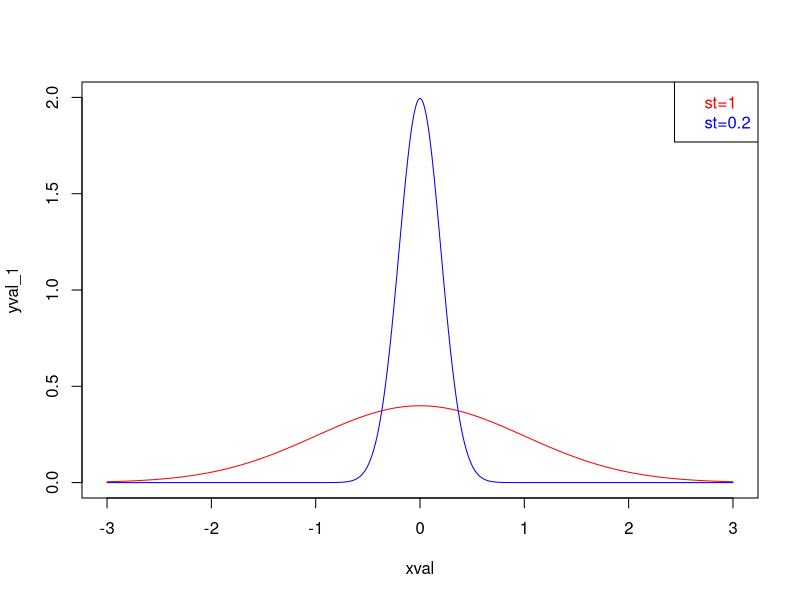
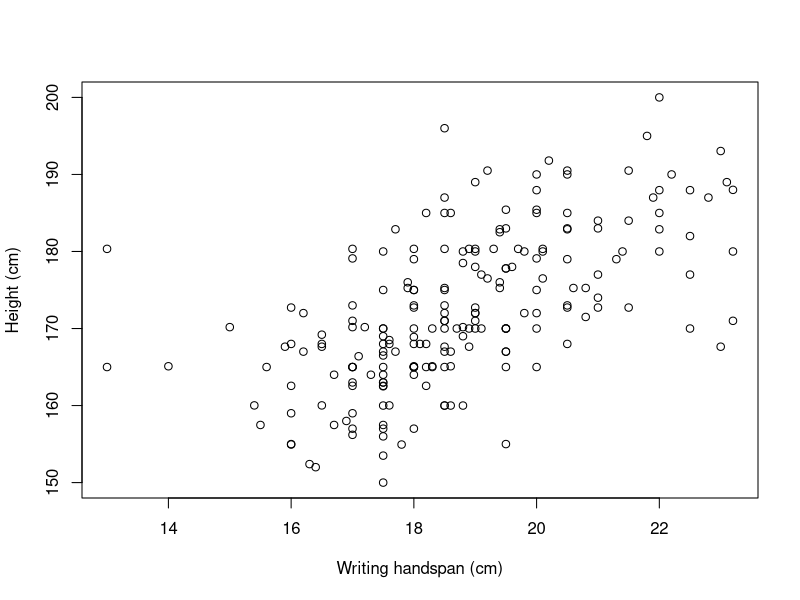

These figures' R source, in order:
## ---- chunk 1
xval <- seq(-3, 3, length.out = 500)
yval_1 <- dnorm(xval, mean=0, sd=1)
yval_0_2 <- dnorm(xval, mean=0, sd=0.2)
## ---- chunk 2
plot(xval, yval_1, type='l', ylim = c(0,2), col="red")
points(xval, yval_0_2, type='l', col="blue")
legend("topright", legend = c("st=1", "st=0.2"), text.col=c("red", "blue"))
?legend
## ---- chunk 3
# Q1
prop.test(71, 89, p=0.9, alternative="less", conf.level = 0.9, correct=FALSE)
## ---- chunk 4
n <- 89
p_hat <- 71/89
pi_0 <- 0.9
Z <- (p_hat - pi_0) / (sqrt(pi_0*(1-pi_0)/n))
# The p-value = pnorm(Z)
pnorm(Z)
## ---- chunk 5
# Q2
qnorm(c(0.05, 0.95))  * sqrt(p_hat * (1-p_hat)/n) + p_hat
## ---- chunk 6
prop.test(x=c(97, 90), n=c(445, 419), alternative = "two.sided", conf.level = 0.95, correct=FALSE)
## ---- chunk 7
x_1 <- 97
x_2 <- 90
n_1 <- 445
n_2 <- 419

p_hat_1 <- x_1 / n_1
p_hat_2 <- x_2 / n_2
p_star <- (x_1 + x_2) / (n_1 + n_2)
## ---- chunk 8
#The 95% confidence interval
qnorm(c(0.025, 1-0.025)) * sqrt(p_star*(1-p_star)*(1/n_1+1/n_2)) + p_hat_2 - p_hat_1
## ---- chunk 9
# Write a function Z.test that can perform a one- or two-sample Z-test
Z.test <- function (p1, n1, p2=NULL, n2=NULL, p0, alternative="two.sided", conf.level=0.95){
  if (!is.null(p2) & !is.null(n2)) {
    cat("Two-sample Z-test.\n")
    p.star <- (p1 * n1 + p2 * n2) / (n1 +n2)
    z <- (p1 - p2 - p0) / sqrt(p.star*(1-p.star)*(1/n1 + 1/n2))
    ci <- qnorm(c( (1 - conf.level) / 2, 1 - (1-conf.level) / 2)) * sqrt(p.star*(1-p.star)*(1/n1 + 1/n2)) + p1 - p2
     if (alternative == "two.sided") {
       if (z<0) {
         p <- 2 * pnorm(z)
       } else if (z>=0) {
           p = 2*(1-z)
         }
       } else if (alternative == "greater") {
         p <- 1 - pnorm(z)
         } else if (alternative == "less") {
           p <- pnorm(z)
         }
  } else if (!is.null(p2) | !is.null(n2)) {
     cat("One-sample Z-test.\n")
    z <- (p1 - p0) / sqrt(p0*(1-p0) / n1)
    if (alternative == "two.sided") {
      if (z<0) {
         p <- 2 * pnorm(z)
       } else if (z>=0) {
           p = 2*(1-z)
         }
       } else if (alternative == "greater") {
         p <- 1 - pnorm(z)
         } else if (alternative == "less") {
           p <- pnorm(z)
         }

    ci <- qnorm(c( (1 - conf.level) / 2, 1 - (1-conf.level) / 2)) * sqrt(p0*(1-p0) / n1) + p1
  }
return(list(Z=z,P=p,CI=ci))
}
## ---- chunk 10
x1 <- 180
n1 <- 233
p.hat1 <- x1/n1
x2 <- 175
n2 <- 197
p.hat2 <- x2/n2
## ---- chunk 11
Z.test(p.hat2,n2,NULL,n1,p0=0.2,conf.level=0.95, alternative = "less") # ...or you could flip the order of differencing and use alternative="less"
## ---- chunk 12
hairy <- c(2,3,2,3,2,1,3,3,2,2,3,2,2,2,3,3,3,2,3,2,2,2,1,3,2,2,2,1,2,2,3,
           2,2,2,2,1,2,1,1,1,2,2,2,3,1,2,1,2,1,2,1,3,3)
## ---- chunk 13
n <- length(hairy)
hairy.tab <- table(hairy)
hairy.tab / n
## ---- chunk 14
expected <- 1/3 * n
hairy.matrix <- cbind(1:3,hairy.tab,expected,
                      (hairy.tab-expected)^2/expected)
dimnames(hairy.matrix) <- list(c("clean","beard OR mous.",
                                  "beard AND mous."),
                               c("i","Oi","Ei","(Oi-Ei)^2/Ei"))
hairy.matrix
                   
## ---- chunk 15
X2 <- sum(hairy.matrix[,4])
X2
## ---- chunk 16
1-pchisq(X2, df=2)
## ---- chunk 17
chisq.test(x=hairy.tab)
## ---- chunk 18
chisq.test(x=hairy.tab, p=c(0.25, 0.5, 0.25))
## ---- chunk 19
library("MASS")
plot(survey$Height~survey$Wr.Hnd, xlab="Writing handspan (cm)", ylab="Height (cm)")
## ---- chunk 20
survfit <- lm(Height~Wr.Hnd, data=survey)
summary(survfit)
## ---- chunk 21
confint(survfit, level=0.95)
## ---- chunk 22
rho_xy <- cor(survey$Height, survey$Wr.Hnd, use="complete.obs")
rho_xy^2
## ---- chunk 23
xvals <- data.frame(Wr.Hnd=c(14.5, 24))
mypred.ci <- predict(survfit,newdata = xvals, interval="confidence", level=0.95)
mypred.ci
## ---- chunk 24
mypred.pi <- predict(survfit, newdata = xvals, interval="prediction",level=0.95)
mypred.pi
